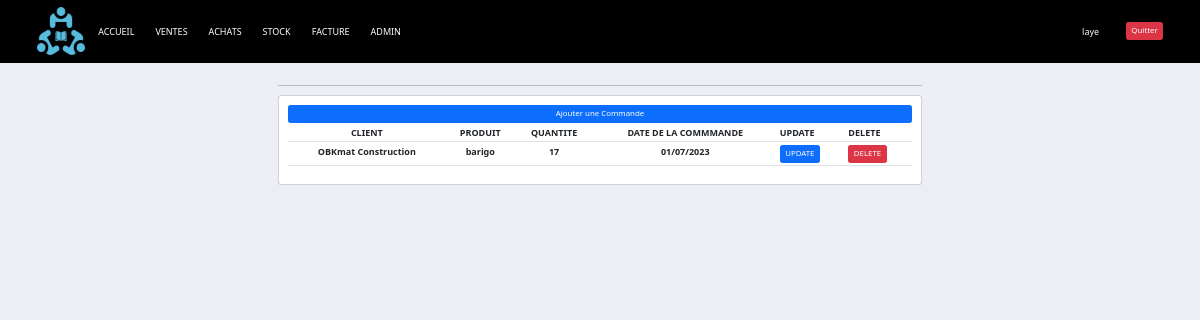
Screenshot of /COMMANDE/ (signed in) with the database file from the repository.
### COMMANDE/models.py (models this page shows, shortened)
class Commande(models.Model):
    STATUS = (
        ('livraison en cours', 'Livraison en cours'),
        ('non livré', 'Non livré'),
        ('livré', 'Livré')
    )
    client = models.ForeignKey(Client, null=True, on_delete=models.CASCADE)
    produit = models.ForeignKey(Produit, null=True, on_delete=models.CASCADE)
    qty = models.IntegerField(default=0, blank=True, null=True)
    montant_total = models.FloatField(editable=False, default=0)
    status = models.CharField(max_length=200, null=True, choices=STATUS)
    date_creation = models.DateField(auto_now_add=True, null=True)

### CLIENT/models.py (models this page shows, shortened)
class Client(models.Model):
    nom = models.CharField(max_length=200, null=True)
    telephone = models.CharField(max_length=200, null=True)
    email = models.EmailField(max_length=254, null=True)
    date_creation = models.DateField(auto_now_add=True, null=True)
    def __str__(self):
        return self.nom
    class Meta:
        ordering = ['id']

### PRODUIT/models.py (models this page shows)
class Produit(models.Model):
    nom = models.CharField(max_length=200, null=True)
    unite = models.ForeignKey(Unite, null=True, on_delete=models.CASCADE)
    prix = models.FloatField(null=True)
    quantite_stock = models.FloatField(default=0)
    tags = models.ManyToManyField(Tags)
    def __str__(self):
        return self.nom

### COMMANDE/views.py (the view)
# urls.py: path('',views.fonctionco, name="commande"),
@login_required(login_url='login')
def fonctionco(request):
    commandes = Commande.objects.all()
    context = {'commandes': commandes}
    return render(request,'COMMANDE/commande.html', context)

### TEMPLATES/COMMANDE/commande.html
{% extends 'index.html' %}
{% block contenu %}
<div class="container">
  <div class="row justify-content-center">
    <div class="col-md-7">
      <hr>
      <div class="card card-body">
        <a class="btn btn-primary btn-sm btn-block" href="{% url 'ajouter' %}">Ajouter une Commande</a>
        <table class="table table-sm">
          <tr>
            <th style="text-align: center">CLIENT</th>
            <th style="text-align: center">PRODUIT</th>
            <th style="text-align: center">QUANTITE</th>
            <th style="text-align: center">DATE DE LA COMMMANDE</th>
            <th>UPDATE</th>
            <th>DELETE</th>
          </tr>
          {% for commande in commandes %}
          {% if commande.status == 'livraison en cours' %}
          <tr>
            <th style="text-align: center">{{ commande.client }}</th>
            <th style="text-align: center">{{ commande.produit }}</th>
            <th style="text-align: center">{{ commande.qty }}</th>
            <th style="text-align: center">{{ commande.date_creation|date:"d/m/Y" }}</th>
            <th><a class="btn btn-primary btn-sm" href="{% url 'update' commande.id %}">UPDATE</a></th>
            <th><a class="btn btn-danger btn-sm" href="{% url 'delete' commande.id %}">DELETE</a></th>
          </tr>
          {% endif %}
          {% endfor %}
        </table>
      </div>
    </div>
  </div>
</div>
{% endblock %}

### TEMPLATES/BASE/navbar.html (shortened to what this page needs)
{% load static %}
<nav class="navbar navbar-expand-lg navbar-custom bg-black">
  <div class="container">
    <div class="navbar-brand ml-auto">
      <a href="/">
        <img src="{% static '/images/logo.ico' %}" alt="Logo">
      </a>
    </div>
    <div class="collapse navbar-collapse" id="navbarNav">
      <ul class="navbar-nav ml-auto">
        <li class="nav-item">
          <a class="nav-link text-white" href="{% url 'accueil' %}">ACCUEIL</a>
        </li>
        <li class="nav-item">
          <a class="nav-link text-white" href="{% url 'commande' %}">VENTES</a>
        </li>
        <li class="nav-item">
          <a class="nav-link text-white" href="{% url 'achat' %}">ACHATS</a>
        </li>
        <li class="nav-item">
          <a class="nav-link text-white" href="{% url 'stock' %}">STOCK</a>
        </li>
        <li class="nav-item">
          <a class="nav-link text-white" href="">FACTURE</a>
        </li>
        <li class="nav-item">
          <a class="nav-link text-white" href="http://127.0.0.1:8000/admin">ADMIN</a>
        </li>
      </ul>
    </div>
    <div class="navbar-nav">
      {% if request.user.is_authenticated %}
        <div class="d-flex align-items-center mr-15">
          <div class="container">
            <div class="row justify-content-center">
              <span class="nav-item text-light">{{ request.user }}</span>
            </div>
          </div>
        </div>
        <div class="d-flex align-items-center">
          <a class="btn btn-sm btn-danger" href="{% url 'logout' %}">Quitter</a>
        </div>
      {% else %}
        <a class="btn btn-sm btn-primary" href="{% url 'login' %}">Se connecter</a>
      {% endif %}
    </div>
  </div>
</nav>

### static/css/main.css (style rules this page uses)
body { background-color: #ebeff5; }
html { font-size: 56.25%; }
.navbar-custom { background-color: #000000; }
.navbar-custom .navbar-brand { margin-left: auto; }
.navbar-custom .nav-item { margin-right: 10px; }
.navbar-custom .nav-link { color: #fff; }
.navbar-custom .btn { margin-left: 10px; }
.navbar-custom .btn-danger { background-color: #dc3545; border-color: #dc3545; }
.navbar-custom .navbar-nav .nav-item + .nav-item { margin-left: 2px; }
.navbar-custom .navbar-nav .nav-item.text-light { flex-grow: 1; text-align: center; }
.navbar-custom .navbar-nav { flex-direction: row; align-items: center; }
.navbar-custom .nav-link { cursor: pointer; transition: color 0.3s ease-in-out; }

### rows the page displays
Commande: client "OBKmat Construction", produit "barigo", qty "17", date_creation "01/07/2023"

### other values shown
{{ request.user }} "laye"
